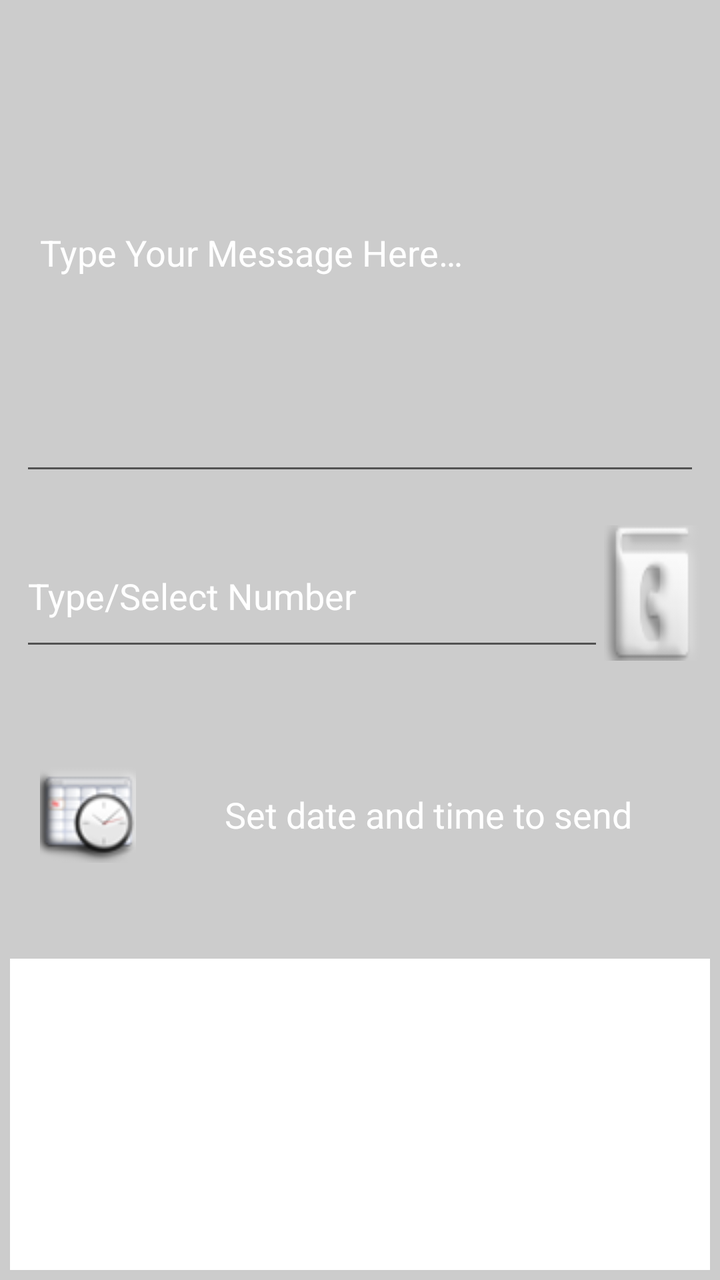
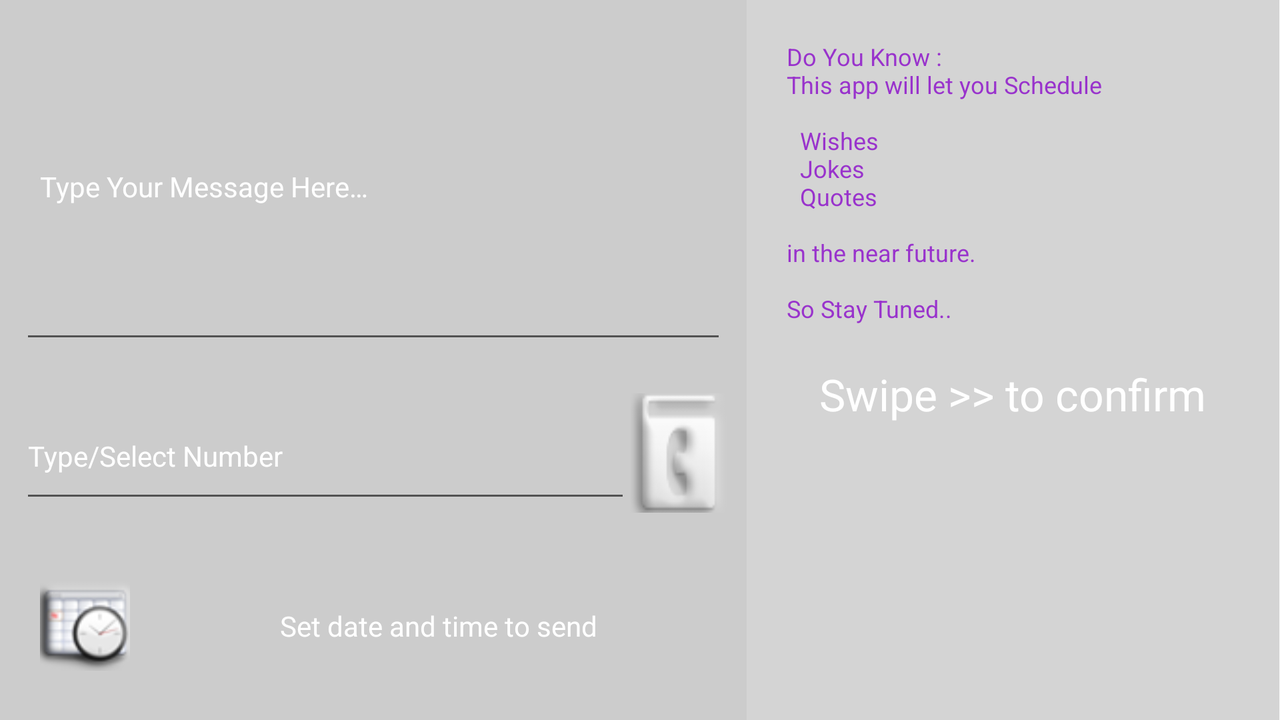

An Android layout and its configuration variant, each rendered on a device that would load it. The default file and the variant file are quoted in full after the pictures.
<!-- AndroidManifest.xml: application theme AppTheme -->
<!-- res/layout/add_schedules.xml -->
<?xml version="1.0" encoding="utf-8"?>
<LinearLayout xmlns:android="http://schemas.android.com/apk/res/android"
    android:layout_width="match_parent"
    android:layout_height="match_parent"
    android:background="@color/ash_1"
    android:orientation="vertical" >

    <EditText
        android:id="@+id/add_msg"
        android:layout_width="match_parent"
        android:layout_height="0dp"
        android:layout_margin="10dp"
        android:layout_weight="1.5"
        android:ems="10"
        android:hint="@string/add_msg_hint"
        android:inputType="textMultiLine"
        android:scrollbars="vertical"
        android:padding="10dp"
        android:textColor="@android:color/white"
        android:textColorHint="@android:color/white" >

        <requestFocus />
    </EditText>

    <LinearLayout
        android:layout_width="match_parent"
        android:layout_height="0dp"
        android:layout_margin="5dp"
        android:layout_weight="0.5"
        android:padding="5dp" >

        <EditText
            android:id="@+id/add_txt_tel"
            android:layout_width="0dp"
            android:layout_height="match_parent"
            android:layout_weight="1"
            android:ems="10"
            android:hint="@string/add_tel_hint"
            android:inputType="phone"
            android:textColor="@android:color/white"
            android:textColorHint="@android:color/white" />

        <Button
            android:id="@+id/add_btn_pb"
            android:layout_width="48dp"
            android:layout_height="match_parent"
            android:clickable="true"
            android:contentDescription="@string/add_btn_pick_contact"
            android:paddingLeft="3dp"
        	android:paddingRight="3dp"
            android:scaleType="fitXY"
            android:background="@drawable/btncontacts" />
    </LinearLayout>
	
    <LinearLayout
        android:layout_width="match_parent"
        android:layout_height="0dp"
        android:layout_margin="5dp"
        android:layout_weight="0.8"
        android:padding="5dp" >
        
    <Button
        android:id="@+id/add_btn_pick_date"
        android:layout_width="48dp"
        android:layout_height="48dp"
        android:layout_margin="10dp"
        android:contentDescription="@string/add_btn_setdatetime"
        android:paddingLeft="3dp"
        android:paddingRight="3dp"
        android:layout_gravity="center_vertical"
        android:background="@drawable/btnconfigdt" />

    <TextView
        android:id="@+id/add_txt_schedule"
        android:layout_width="match_parent"
        android:layout_height="wrap_content"
        android:text="@string/add_schedule_txt"
        android:gravity="center"
        android:layout_gravity="center_vertical"
        android:textColor="@android:color/white"
        android:textAppearance="?android:attr/textAppearanceMedium" />

    </LinearLayout>
    
    <FrameLayout
        android:id="@+id/add_layout_adz"
        android:layout_width="match_parent"
        android:layout_height="0dp"
        android:layout_weight="1"
        android:background="@android:color/white"
        android:layout_margin="5dp" >

    </FrameLayout>

</LinearLayout>
<!-- resources referenced by this layout -->
<resources>
  <color name="ash_1">#CCCCCC</color>
  <!-- drawable btnconfigdt (drawable) -->
  <?xml version="1.0" encoding="utf-8"?>
  <selector xmlns:android="http://schemas.android.com/apk/res/android" >
      <item android:state_selected="true" android:drawable="@drawable/configdatetime_pressed"></item>
      <item android:state_pressed="true" android:drawable="@drawable/configdatetime_pressed"></item>
      <item android:drawable="@drawable/configdatetime"></item>
  </selector>
  <!-- drawable btncontacts (drawable) -->
  <?xml version="1.0" encoding="utf-8"?>
  <selector xmlns:android="http://schemas.android.com/apk/res/android" >
      <item android:state_selected="true" android:drawable="@drawable/contantc_pressed"></item>
      <item android:state_pressed="true" android:drawable="@drawable/contantc_pressed"></item>
      <item android:drawable="@drawable/contantc"></item>
  </selector>
  <string name="add_btn_pick_contact">Phonebook</string>
  <string name="add_btn_setdatetime">Set Date and Time</string>
  <string name="add_msg_hint">Type Your Message Here…</string>
  <string name="add_schedule_txt">Set date and time to send</string>
  <string name="add_tel_hint">Type/Select Number </string>
  <style name="AppTheme" parent="AppTheme.Base">
          
      </style>
  <!-- drawable configdatetime_pressed: png bitmap (drawable, 7844 bytes) -->
  <!-- drawable configdatetime: png bitmap (drawable, 8140 bytes) -->
  <!-- drawable contantc_pressed: png bitmap (drawable, 5818 bytes) -->
  <!-- drawable contantc: png bitmap (drawable, 6096 bytes) -->
  <style name="AppTheme.Base" parent="Theme.AppCompat.Light">
          
      </style>
</resources>
<!-- res/layout-land/add_schedules.xml (the repository's variant of the layout above) -->
<!-- drawn on the phone turned sideways -->
<?xml version="1.0" encoding="utf-8"?>
<LinearLayout xmlns:android="http://schemas.android.com/apk/res/android"
    android:layout_width="match_parent"
    android:layout_height="match_parent"
    android:baselineAligned="true"
    android:orientation="horizontal" >

    <LinearLayout
        android:layout_width="0dp"
        android:layout_height="match_parent"
        android:layout_weight="1.4"
        android:background="@color/ash_1"
        android:orientation="vertical" >

        <EditText
            android:id="@+id/add_msg"
            android:layout_width="match_parent"
            android:layout_height="0dp"
            android:layout_margin="10dp"
            android:layout_weight="1.2"
            android:ems="10"
            android:hint="@string/add_msg_hint"
            android:inputType="textMultiLine"
            android:padding="10dp"
            android:scrollbars="vertical"
            android:textColor="@android:color/white"
            android:textColorHint="@android:color/white"
            android:textSize="14sp" >

            <requestFocus />
        </EditText>

        <LinearLayout
            android:layout_width="match_parent"
            android:layout_height="0dp"
            android:layout_margin="5dp"
            android:layout_weight="0.5"
            android:padding="5dp" >

            <EditText
                android:id="@+id/add_txt_tel"
                android:layout_width="0dp"
                android:layout_height="match_parent"
                android:layout_weight="1"
                android:ems="10"
                android:hint="@string/add_tel_hint"
                android:inputType="phone"
                android:textColor="@android:color/white"
                android:textColorHint="@android:color/white"
                android:textSize="14sp" />

            <Button
                android:id="@+id/add_btn_pb"
                android:layout_width="48dp"
                android:layout_height="match_parent"
                android:background="@drawable/btncontacts"
                android:clickable="true"
                android:contentDescription="@string/add_btn_pick_contact"
                android:paddingLeft="3dp"
                android:paddingRight="3dp" />
        </LinearLayout>

        <LinearLayout
            android:layout_width="match_parent"
            android:layout_height="0dp"
            android:layout_margin="5dp"
            android:layout_weight="0.6"
            android:padding="5dp" >

            <Button
                android:id="@+id/add_btn_pick_date"
                android:layout_width="45dp"
                android:layout_height="45dp"
                android:layout_gravity="center_vertical"
                android:layout_margin="10dp"
                android:background="@drawable/btnconfigdt"
                android:contentDescription="@string/add_btn_setdatetime"
                android:paddingLeft="3dp"
                android:paddingRight="3dp" />

            <TextView
                android:id="@+id/add_txt_schedule"
                android:layout_width="match_parent"
                android:layout_height="wrap_content"
                android:layout_gravity="center_vertical"
                android:gravity="center"
                android:text="@string/add_schedule_txt"
                android:textAppearance="?android:attr/textAppearanceMedium"
                android:textColor="@android:color/white"
                android:textSize="14sp" />
        </LinearLayout>
    </LinearLayout>

    <LinearLayout
        android:layout_width="0dp"
        android:layout_height="match_parent"
        android:layout_weight="1"
        android:background="@color/ash_2"
        android:orientation="vertical" >

        <TextView
            android:layout_width="match_parent"
            android:layout_height="wrap_content"
            android:text="@string/do_you_know_l"
            android:textColor="@color/d_purple"
            android:textSize="12sp"
            android:padding="20dp"
            android:visibility="visible" />

        <TextView
            android:layout_width="match_parent"
            android:layout_height="wrap_content"
            android:text="@string/swipe"
            android:gravity="center"
            android:textColor="@android:color/white"
            android:textAppearance="?android:attr/textAppearanceLarge" />

    </LinearLayout>

</LinearLayout>
<!-- resources referenced by the variant -->
<!-- as the phone turned sideways resolves them -->
<resources>
  <color name="ash_1">#CCCCCC</color>
  <color name="ash_2">#D4D4D4</color>
  <color name="d_purple">#9933CC</color>
  <!-- drawable btnconfigdt (drawable) -->
  <?xml version="1.0" encoding="utf-8"?>
  <selector xmlns:android="http://schemas.android.com/apk/res/android" >
      <item android:state_selected="true" android:drawable="@drawable/configdatetime_pressed"></item>
      <item android:state_pressed="true" android:drawable="@drawable/configdatetime_pressed"></item>
      <item android:drawable="@drawable/configdatetime"></item>
  </selector>
  <!-- drawable btncontacts (drawable) -->
  <?xml version="1.0" encoding="utf-8"?>
  <selector xmlns:android="http://schemas.android.com/apk/res/android" >
      <item android:state_selected="true" android:drawable="@drawable/contantc_pressed"></item>
      <item android:state_pressed="true" android:drawable="@drawable/contantc_pressed"></item>
      <item android:drawable="@drawable/contantc"></item>
  </selector>
  <string name="add_btn_pick_contact">Phonebook</string>
  <string name="add_btn_setdatetime">Set Date and Time</string>
  <string name="add_msg_hint">Type Your Message Here…</string>
  <string name="add_schedule_txt">Set date and time to send</string>
  <string name="add_tel_hint">Type/Select Number </string>
  <string name="do_you_know_l">Do You Know :\nThis app will let you Schedule\n\n\tWishes\n\tJokes\n\tQuotes\n\nin the near future.\n\nSo Stay Tuned..</string>
  <string name="swipe">Swipe &gt;&gt; to confirm</string>
  <style name="AppTheme" parent="AppTheme.Base">
          
      </style>
  <!-- drawable configdatetime_pressed: png bitmap (drawable, 7844 bytes) -->
  <!-- drawable configdatetime: png bitmap (drawable, 8140 bytes) -->
  <!-- drawable contantc_pressed: png bitmap (drawable, 5818 bytes) -->
  <!-- drawable contantc: png bitmap (drawable, 6096 bytes) -->
  <style name="AppTheme.Base" parent="Theme.AppCompat.Light">
          
      </style>
</resources>
